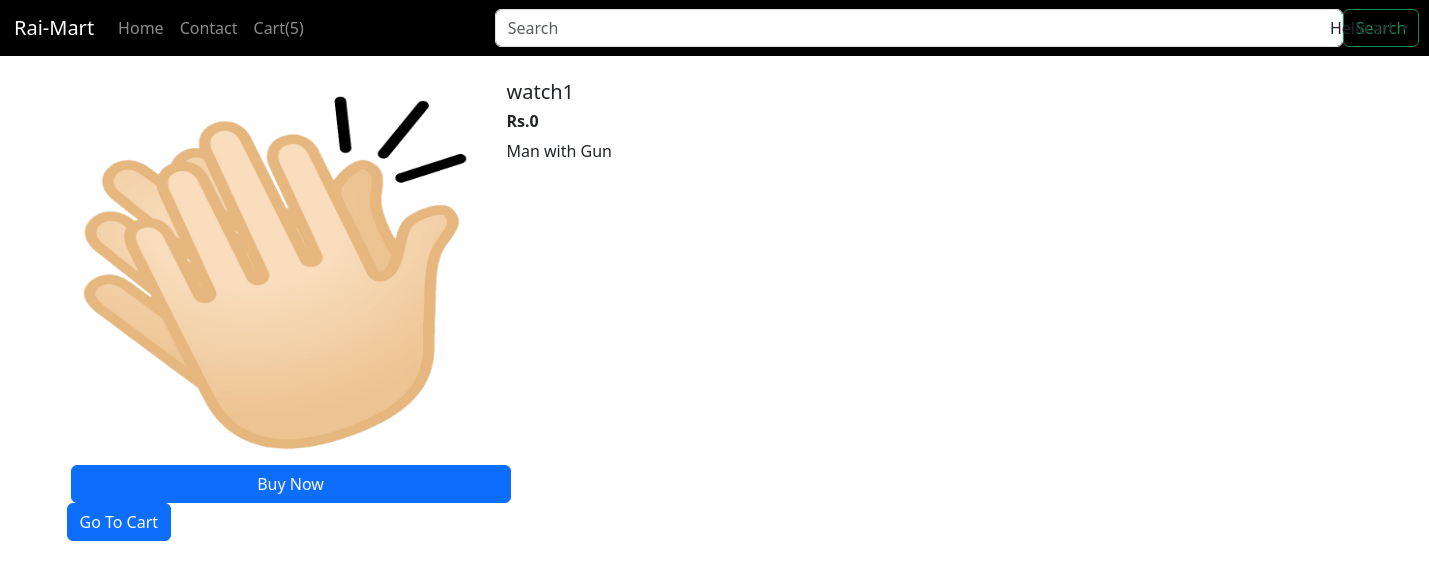
The page /home/products/12 (signed in) on the database its author committed.
### home/models.py (models this page shows, shortened)
class Product(models.Model):
    product_id = models.AutoField
    product_name = models.CharField(max_length=50)
    category = models.CharField(max_length=50, default="")
    subcategory = models.CharField(max_length=50, default="")
    price = models.IntegerField(default=0)
    desc = models.CharField(max_length=300)
    pub_date = models.DateField()
    image = models.ImageField(upload_to='home/images', default="")

### home/views.py (the view)
# urls.py: path('home/products/<int:myid>',views.products,name="products"),
def products(request,myid):
    user = request.user
    product = Product.objects.filter(id=myid)
    prodList = []
    items_In_cartProd = CartProd.objects.filter(user=user)
    if request.path == reverse('home'):
        return HttpResponseRedirect(reverse('home'))
    for item in items_In_cartProd:
        itemJson = item.itemJson.strip()
        if itemJson:
            data = json.loads(itemJson)
        else:
            data = {}
        for key in data:
            prodId = key
            prodList.append({"prodId":prodId})
    fname = request.session.get('fname')
    return render(request,'products.html',{'product':product[0], 'prodList':json.dumps(prodList),'fname':fname})

### templates/products.html (shortened to what this page needs)
{% extends 'basic.html' %}
{% block body %}
<div class="container my-4">
    <div class="row">
        <div class="col-md-4">
            <div class="row">
                <img src="/media/{{product.image}}" id="imgpr{{product.id}}" width="233px" height="385px">
            </div>
            <div class="row">
                <button data-image="/media/{{product.image}}" data-price="{{product.price}}"
                    data-product-name="{{product.product_name}}" data-description="{{product.desc}}"
                    id="buypr{{product.id}}" class="btn btn-primary mx-3 buy">Buy
                    Now</button>
                <span id="divpr{{product.id}}"></span>
            </div>
        </div>
        <div class="col-md-8">
            <h5 id="namepr{{product.id}}">{{product.product_name}}</h5>
            <h6 id="pricepr{{product.id}}"><b>Rs.{{product.price}}</b></h6>
            <p id="descpr{{product.id}}">{{product.desc}}</p>
        </div>
    </div>
</div>
{% endblock %}

### rows shown on the page
Product: image (picture), product_name "watch1", price "0", desc "Man with Gun"

### other values the page prints
{{ fname }} "ar"
